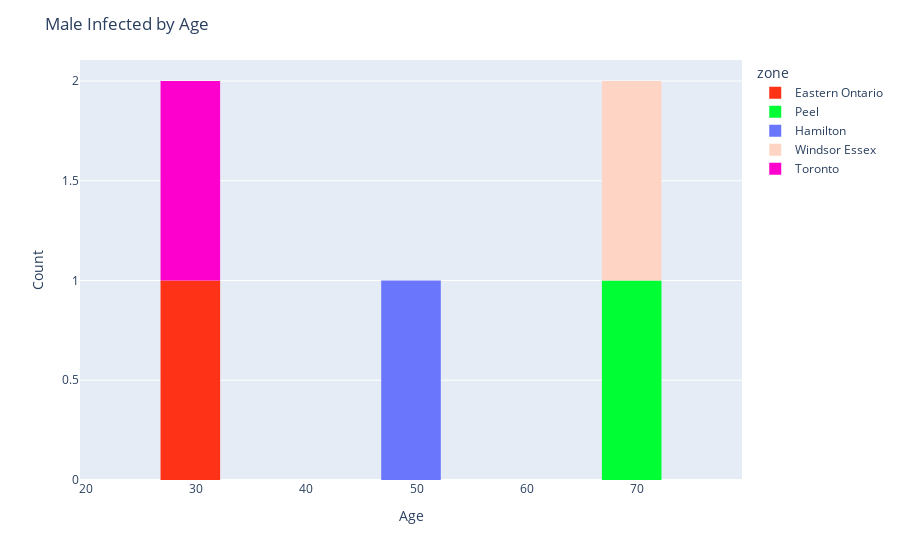

The cell this chart's notebook holds for it:
### Code cell
fig = px.histogram(male, x="age", color = "zone", color_discrete_sequence= px.colors.qualitative.Light24)
fig.update_layout(
    title_text='Male Infected by Age', # title of plot
    xaxis_title_text='Age', # xaxis label
    yaxis_title_text='Count', # yaxis label
    bargap=0.7, # gap between bars of adjacent location coordinates
    bargroupgap=0.1 # gap between bars of the same location coordinates
)

fig.show()

### Figure 1 — Plotly figure (JSON) as saved in the notebook; plotly's stock layout.template omitted (floating-point values rounded to 4 significant figures)
{"data": [{"alignmentgroup": "True", "bingroup": "x", "hoverlabel": {"namelength": 0}, "hovertemplate": "zone=Eastern Ontario<br>age=%{x}<br>count=%{y}", "legendgroup": "Eastern Ontario", "marker": {"color": "#FD3216"}, "name": "Eastern Ontario", "offsetgroup": "Eastern Ontario", "orientation": "v", "showlegend": true, "type": "histogram", "x": [30], "xaxis": "x", "yaxis": "y"}, {"alignmentgroup": "True", "bingroup": "x", "hoverlabel": {"namelength": 0}, "hovertemplate": "zone=Peel<br>age=%{x}<br>count=%{y}", "legendgroup": "Peel", "marker": {"color": "#00FE35"}, "name": "Peel", "offsetgroup": "Peel", "orientation": "v", "showlegend": true, "type": "histogram", "x": [70], "xaxis": "x", "yaxis": "y"}, {"alignmentgroup": "True", "bingroup": "x", "hoverlabel": {"namelength": 0}, "hovertemplate": "zone=Hamilton<br>age=%{x}<br>count=%{y}", "legendgroup": "Hamilton", "marker": {"color": "#6A76FC"}, "name": "Hamilton", "offsetgroup": "Hamilton", "orientation": "v", "showlegend": true, "type": "histogram", "x": [50], "xaxis": "x", "yaxis": "y"}, {"alignmentgroup": "True", "bingroup": "x", "hoverlabel": {"namelength": 0}, "hovertemplate": "zone=Windsor Essex<br>age=%{x}<br>count=%{y}", "legendgroup": "Windsor Essex", "marker": {"color": "#FED4C4"}, "name": "Windsor Essex", "offsetgroup": "Windsor Essex", "orientation": "v", "showlegend": true, "type": "histogram", "x": [60], "xaxis": "x", "yaxis": "y"}, {"alignmentgroup": "True", "bingroup": "x", "hoverlabel": {"namelength": 0}, "hovertemplate": "zone=Toronto<br>age=%{x}<br>count=%{y}", "legendgroup": "Toronto", "marker": {"color": "#FE00CE"}, "name": "Toronto", "offsetgroup": "Toronto", "orientation": "v", "showlegend": true, "type": "histogram", "x": [30], "xaxis": "x", "yaxis": "y"}], "layout": {"bargap": 0.7, "bargroupgap": 0.1, "barmode": "relative", "legend": {"title": {"text": "zone"}, "tracegroupgap": 0}, "margin": {"t": 60}, "title": {"text": "Male Infected by Age"}, "xaxis": {"anchor": "y", "domain": [0, 1], "title": {"text": "Age"}}, "yaxis": {"anchor": "x", "domain": [0, 1], "title": {"text": "Count"}}}}
